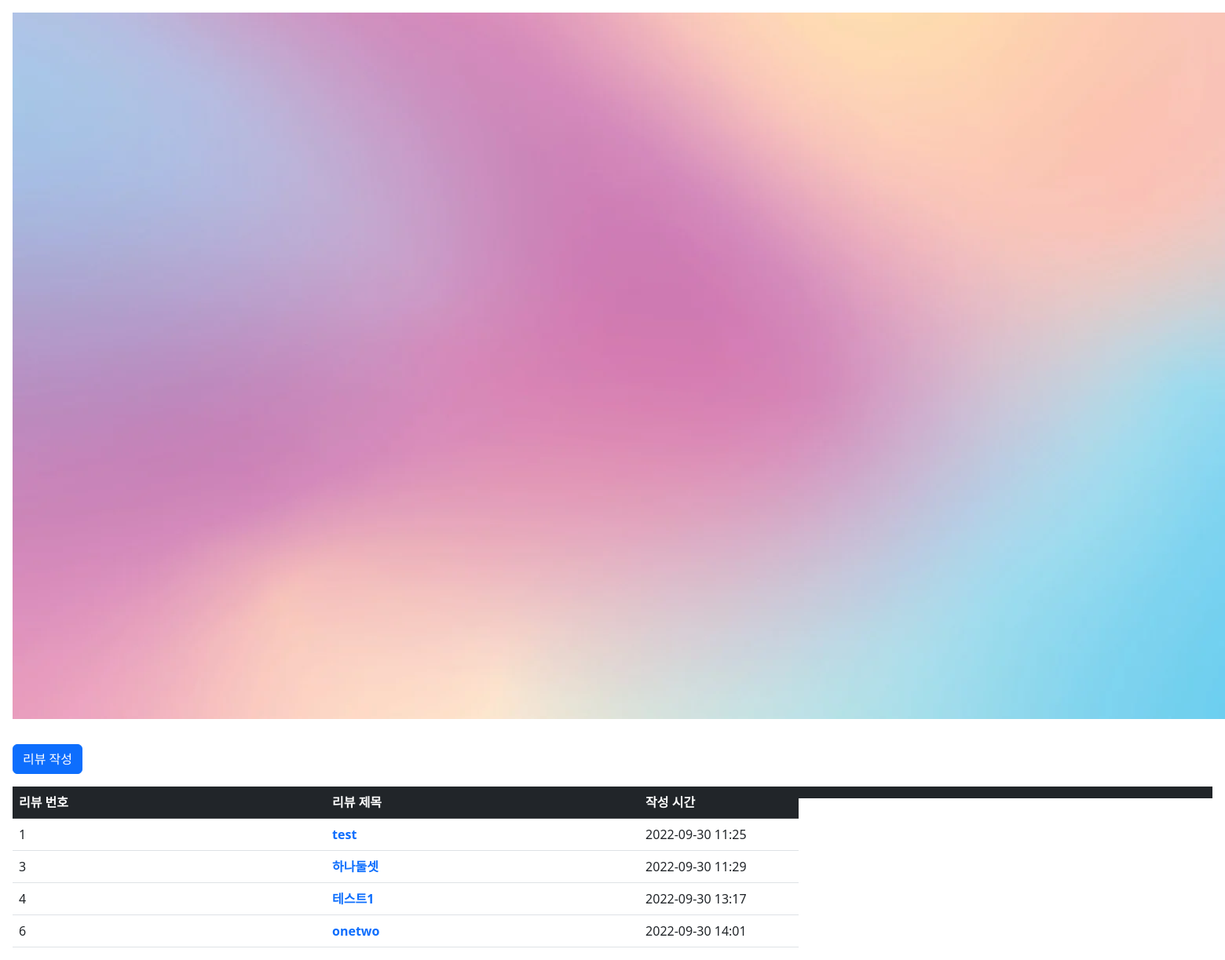
Before: /index/ with the older database file.
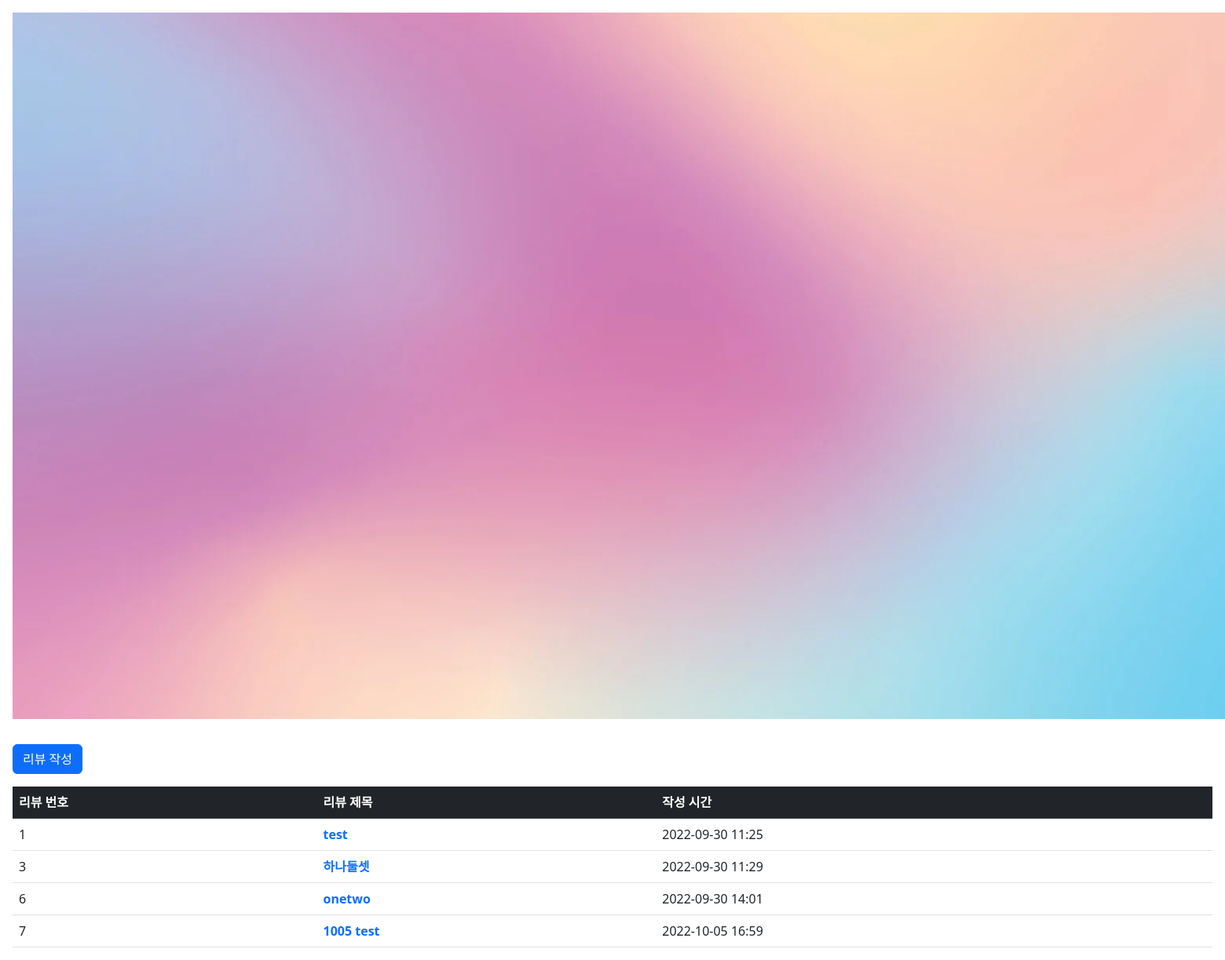
After: the same page with the newer database file.
### movies/models.py (models this page shows)
class Movies(models.Model):
    title = models.CharField(max_length=80)
    content = models.TextField(null=True)
    created_at = models.DateTimeField(auto_now_add=True)
    updated_at = models.DateTimeField(auto_now=True)

### movies/views.py (the view)
# urls.py: path("index/", views.index, name="index"),
def index(request):
    movies = Movies.objects.all()
    context = {
        "movies": movies,
    }
    return render(request, "movies/index.html", context)

### movies/templates/movies/index.html
{% extends 'movies/base.html' %}
{% block content %}
{% load static %}
<img src="{% static 'sample.webp' %}" alt="" class="m-3">
<div class="m-3">
  <a href="../create/" class="btn btn-primary">리뷰 작성</a>
</div>
<div class="m-3">
  <table class="table">
    <thead class="table-dark">
      <tr>
        <th scope="col">리뷰 번호</th>
        <th scope="col">리뷰 제목</th>
        <th scope="col">작성 시간</th>
      </tr>
    </thead>
    <tbody>
      {% for movie in movies %}
      <tr>
        <td>{{ movie.id }}</td>
        <td><a href="../{{movie.id}}" class="text-decoration-none fw-bold">{{ movie.title }}</a></td>
        <td>{{ movie.created_at|date:"Y-m-d H:i" }}</td>
      </tr>
      {% endfor %}
    </tbody>
  </table>
</div>
{% endblock  %}

### movies/templates/movies/base.html (shortened to what this page needs)
<!DOCTYPE html>
<html lang="ko">
<head>
  <link href="https://cdn.jsdelivr.net/npm/bootstrap@5.2.0/dist/css/bootstrap.min.css" rel="stylesheet">
  <link href="https://getbootstrap.com/docs/5.2/assets/css/docs.css" rel="stylesheet">
</head>
<body>
  {% block content %}
  {% endblock content%}
</body>
</html>

Changed rows visible on the page:
removed Movies: id "4", title "테스트1", created_at "2022-09-30 13:17"
added Movies: id "7", title "1005 test", created_at "2022-10-05 16:59"
